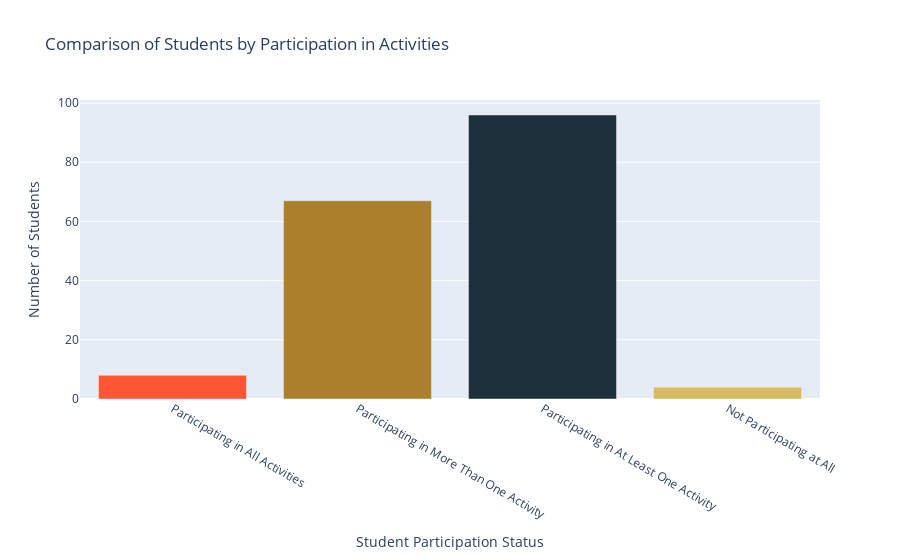

Notebook source saved alongside this figure:
### Code cell
import pandas as pd
import plotly.graph_objects as go
import numpy as np

# Set a random seed for reproducibility
np.random.seed(42)

# Generate random data
data = {
    'extracurricular': np.random.randint(0, 2, size=100),
    'sports': np.random.randint(0, 2, size=100),
    'music': np.random.randint(0, 2, size=100),
    'volunteering': np.random.randint(0, 2, size=100)
}
df = pd.DataFrame(data)

# Determine participation status
df['total_activities'] = df[['extracurricular', 'sports', 'music', 'volunteering']].sum(axis=1)
df['participating_in_at_least_one'] = df['total_activities'] > 0
df['participating_in_more_than_one'] = df['total_activities'] > 1
df['participating_in_all'] = df['total_activities'] == 4
df['not_participating_at_all'] = df['total_activities'] == 0

# Count the number of students participating in each category
participating_count = df['participating_in_at_least_one'].sum()
more_than_one_count = df['participating_in_more_than_one'].sum()
all_activities_count = df['participating_in_all'].sum()
not_participating_count = df['not_participating_at_all'].sum()

# Prepare the data for plotting
categories = [
    'Participating in All Activities',
    'Participating in More Than One Activity',
    'Participating in At Least One Activity',
    'Not Participating at All'
]
counts = [all_activities_count, more_than_one_count, participating_count, not_participating_count]

# Create bar plot
fig = go.Figure(data=[go.Bar(
    x=categories,
    y=counts,
    marker_color=['#FF5733', '#AB802D', '#1E303C', '#D9BC61']  # Different colors for each category
)])

# Update layout
fig.update_layout(
    title='Comparison of Students by Participation in Activities',
    xaxis_title='Student Participation Status',
    yaxis_title='Number of Students'
)

# Show plot
fig.show()

### Figure 1 — Plotly figure (JSON) as saved in the notebook; plotly's stock layout.template omitted (floating-point values rounded to 4 significant figures)
{"data": [{"marker": {"color": ["#FF5733", "#AB802D", "#1E303C", "#D9BC61"]}, "type": "bar", "x": ["Participating in All Activities", "Participating in More Than One Activity", "Participating in At Least One Activity", "Not Participating at All"], "y": [8, 67, 96, 4]}], "layout": {"title": {"text": "Comparison of Students by Participation in Activities"}, "xaxis": {"title": {"text": "Student Participation Status"}}, "yaxis": {"title": {"text": "Number of Students"}}}}
